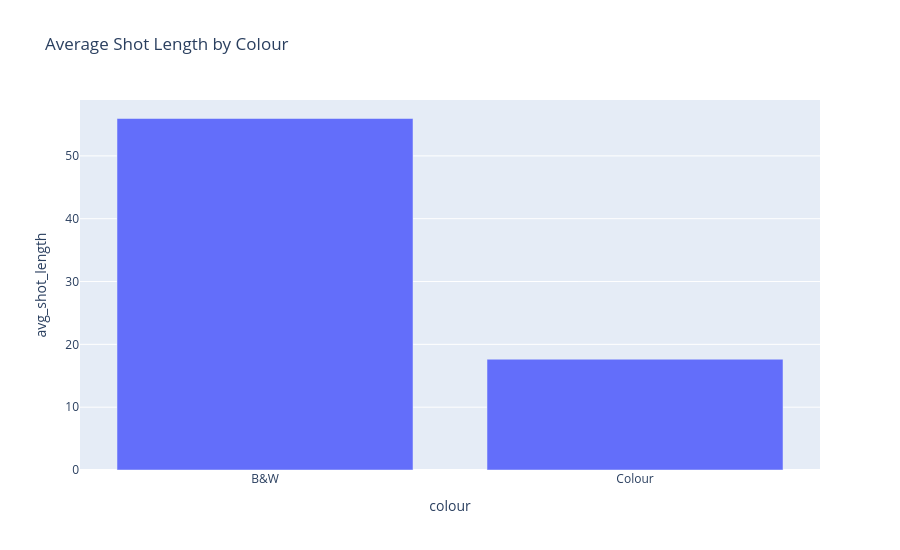

Here is the notebook cell this chart was saved with:
### Markdown cell above
## 5. Average Shot Length by Colour

### Code cell
colour_df = film_level.copy()
colour_df["colour"] = colour_df["colour"].fillna("Unknown")
colour_summary = summarize_group(colour_df, "colour")
display(colour_summary)
fig_colour = show_bar(
    colour_summary,
    x="colour",
    y="avg_shot_length",
    title="Average Shot Length by Colour",
    height=550,
)

### Figure 1 — Plotly figure (JSON) as saved in the notebook; plotly's stock layout.template omitted (floating-point values rounded to 4 significant figures)
{"data": [{"customdata": [[346.0, 147600.0, 14.68], [108.0, 45970.0, 12.5]], "hovertemplate": "colour=%{x}<br>avg_shot_length=%{y}<br>film_count=%{customdata[0]}<br>total_shots=%{customdata[1]}<br>median_film_avg=%{customdata[2]}<extra></extra>", "legendgroup": "", "marker": {"color": "#636efa", "pattern": {"shape": ""}}, "name": "", "orientation": "v", "showlegend": false, "textposition": "auto", "type": "bar", "x": ["B&W", "Colour"], "xaxis": "x", "y": [55.95, 17.63], "yaxis": "y"}], "layout": {"barmode": "relative", "height": 550, "legend": {"tracegroupgap": 0}, "title": {"text": "Average Shot Length by Colour"}, "xaxis": {"anchor": "y", "domain": [0, 1], "title": {"text": "colour"}}, "yaxis": {"anchor": "x", "domain": [0, 1], "title": {"text": "avg_shot_length"}}}}
